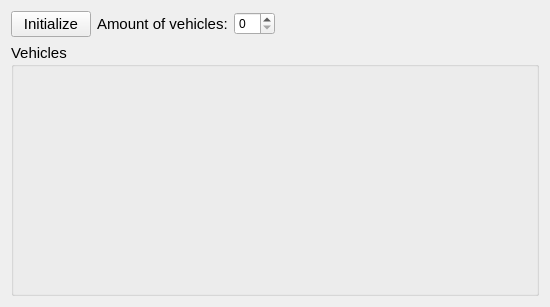
<?xml version="1.0" encoding="UTF-8"?>
<ui version="4.0">
 <class>Form</class>
 <widget class="QWidget" name="Form">
  <property name="geometry">
   <rect>
    <x>0</x>
    <y>0</y>
    <width>550</width>
    <height>307</height>
   </rect>
  </property>
  <property name="windowTitle">
   <string>Form</string>
  </property>
  <layout class="QGridLayout" name="gridLayout_2">
   <item row="0" column="0">
    <layout class="QGridLayout" name="gridLayout_4">
     <item row="0" column="1">
      <widget class="QLabel" name="lblVehicleamounttitle">
       <property name="sizePolicy">
        <sizepolicy hsizetype="Fixed" vsizetype="Preferred">
         <horstretch>0</horstretch>
         <verstretch>0</verstretch>
        </sizepolicy>
       </property>
       <property name="font">
        <font>
         <pointsize>11</pointsize>
        </font>
       </property>
       <property name="text">
        <string>Amount of vehicles:</string>
       </property>
      </widget>
     </item>
     <item row="0" column="2">
      <widget class="QSpinBox" name="spinBox">
       <property name="sizePolicy">
        <sizepolicy hsizetype="Fixed" vsizetype="Fixed">
         <horstretch>0</horstretch>
         <verstretch>0</verstretch>
        </sizepolicy>
       </property>
      </widget>
     </item>
     <item row="0" column="0">
      <widget class="QPushButton" name="btnInit">
       <property name="sizePolicy">
        <sizepolicy hsizetype="Preferred" vsizetype="Fixed">
         <horstretch>0</horstretch>
         <verstretch>0</verstretch>
        </sizepolicy>
       </property>
       <property name="font">
        <font>
         <pointsize>11</pointsize>
        </font>
       </property>
       <property name="text">
        <string>Initialize</string>
       </property>
      </widget>
     </item>
     <item row="0" column="3">
      <spacer name="horizontalSpacer">
       <property name="orientation">
        <enum>Qt::Horizontal</enum>
       </property>
       <property name="sizeHint" stdset="0">
        <size>
         <width>40</width>
         <height>20</height>
        </size>
       </property>
      </spacer>
     </item>
     <item row="1" column="0" colspan="4">
      <widget class="QGroupBox" name="groupBox">
       <property name="font">
        <font>
         <pointsize>11</pointsize>
        </font>
       </property>
       <property name="title">
        <string>Vehicles</string>
       </property>
       <layout class="QGridLayout" name="gridLayout_3">
        <item row="0" column="0">
         <layout class="QGridLayout" name="gridLayout"/>
        </item>
       </layout>
      </widget>
     </item>
    </layout>
   </item>
  </layout>
 </widget>
 <resources/>
 <connections/>
</ui>
